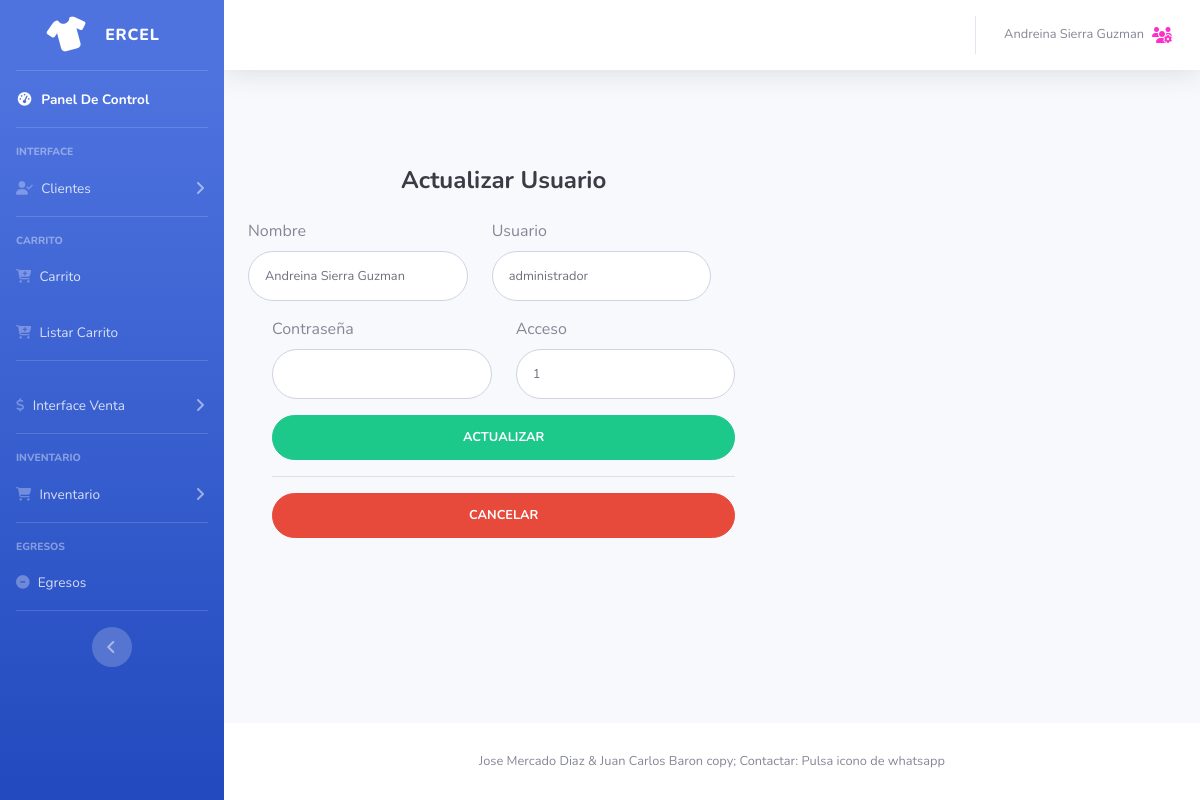
The app's page /actusuario.php?id=3 (signed in) with its own data.
### tables this page shows
CREATE TABLE `usuarios` (
  `id` int(11) NOT NULL,
  `nombre` varchar(200) NOT NULL,
  `usuario` varchar(200) NOT NULL,
  `password` varchar(100) NOT NULL,
  `acceso` int(11) NOT NULL
);

### model/conexion.php (called while the page is built, shortened)
<?php
class Conexion{
	public function ejecutar($query){
		$mysqli = new mysqli('127.0.0.1', 'root', '', 'ercel');
		$mysqli->set_charset("utf8");
		return $mysqli->query($query);
	}
}
?>

### model/data.php (called while the page is built, shortened)
<?php
require_once "conexion.php";
class Data {
    private $con;
	public function __construct(){
		$this->con = new Conexion();
	}
	public function buscarusu($id){
		$usuario = array();
		$query = "SELECT * from usuarios where id = $id";
		$res = $this->con->ejecutar($query);
		while($reg = $res->fetch_object()){
			$u = new Usuario();
			$u->id = $reg->id;
			$u->nombre = $reg->nombre;
			$u->usuario = $reg->usuario;
			$u->password = $reg->password;
			$u->acceso = $reg->acceso;
			array_push($usuario, $u);
		}
		return $usuario;
	}
}

### actUsuario.php (the view, shortened to what this page needs)
<?php
if (isset($_SESSION['loggedin']) && $_SESSION['loggedin'] == true) {
      require_once "model/data.php";
      $d = new Data();
      if (isset($_GET["id"])) {
       $id=$_GET["id"];
     }
     $usuarios = $d->buscarusu($id);
     foreach ($usuarios as $u) {
       $u->id;
       $u->nombre;
       $u->usuario;
       $u->acceso;
     }
include 'header.php';
?>
      <div class="card-body p-0">
        <div class="row">
          <div class="col-lg-7">
            <div class="p-5">
              <div class="text-center">
                <h1 class="h4 text-gray-900 mb-4"> <strong>Actualizar Usuario  </strong></h1>
              </div>
              <form class="user" action="controller/act_usuario.php" method="post" >
                <div class="form-group row">
                  <div class="col-sm-6 mb-3 mb-sm-0">
                  <label for="nombre">Nombre</label>
                    <input type="text" name="nombre"  class="form-control form-control-user" id="nombre" value="<?php  echo $u->nombre  ?> "  minlength="6" required>
                  </div>
                  <div class="col-sm-6">
                  <label for="usuario">Usuario</label>
                    <input type="text" class="form-control form-control-user" id="usuario" name="usuario"  value="<?php echo $u->usuario; ?>" minlength="6" required>
                  </div>
                </div>
                <div class="form-group row">
                  <div class="col-sm-6 mb-3 mb-sm-0">
                  <label for="password">Contraseña</label>
                    <input type="password" class="form-control form-control-user" name ="password" id="password" value="" minlength="8" required >
                  </div>
                  <div class="col-sm-6">
                  <label for="acceso">Acceso</label>
                    <input type="number" name ="acceso" id="acceso"class="form-control form-control-user" value="<?php echo $u->acceso ?>"minlength="1" required>
                  </div>
                </div>
                <button type="submit" class="btn btn-success btn-user btn-block" name="action">
                  <strong>ACTUALIZAR </strong>
                </button>
                <hr>
                <a type="submit" href="listUsuarios.php" class="btn btn-danger btn-user btn-block" >
                  <strong>CANCELAR </strong>
                </a>
              </form>
              </div>
          </div>
        </div>
      </div>
<?php
include 'footer.php';
} else {
  header("Location: login.php");
} ?>

### records on screen
usuarios: nombre "Andreina Sierra Guzman", usuario "administrador", acceso "1"

### other values on screen
$_SESSION["nombre"] "Andreina Sierra Guzman"
